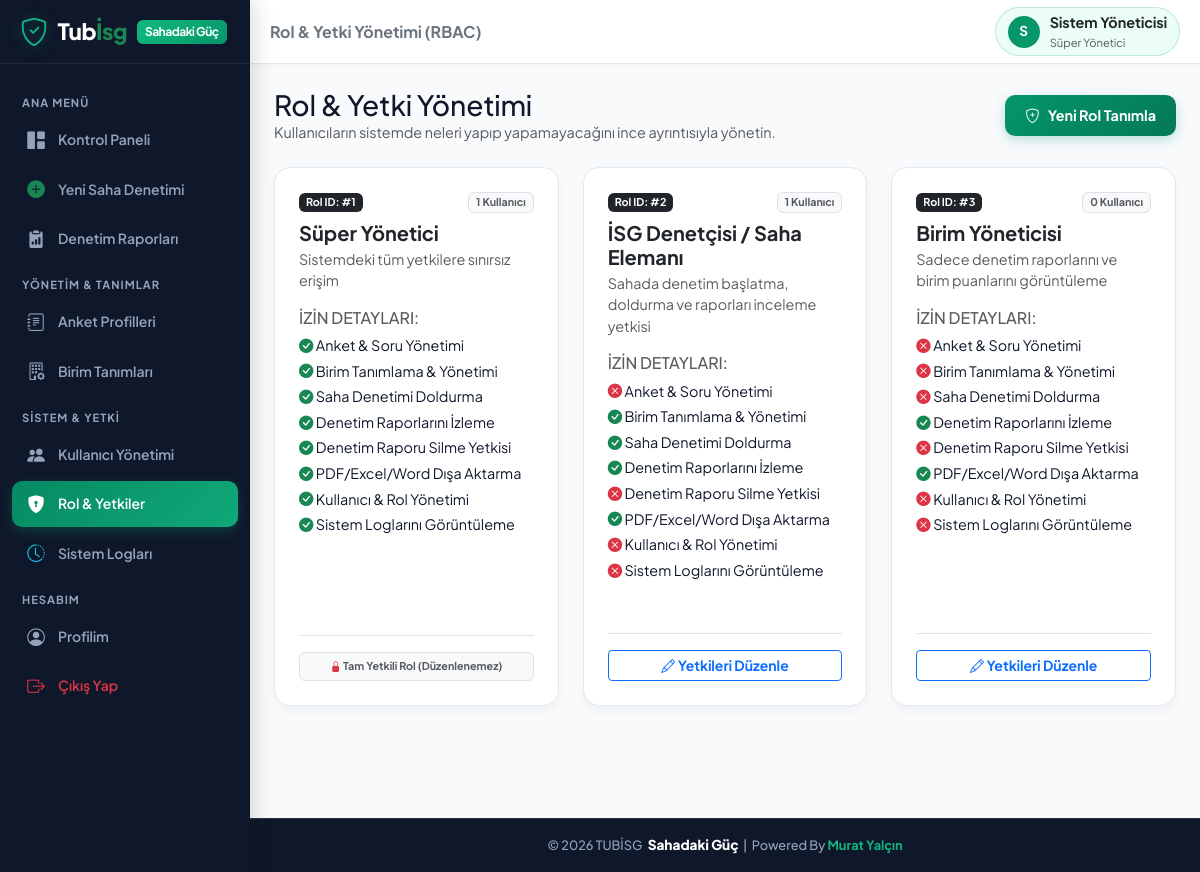
Before: /roles.php (signed in) with the older database file.
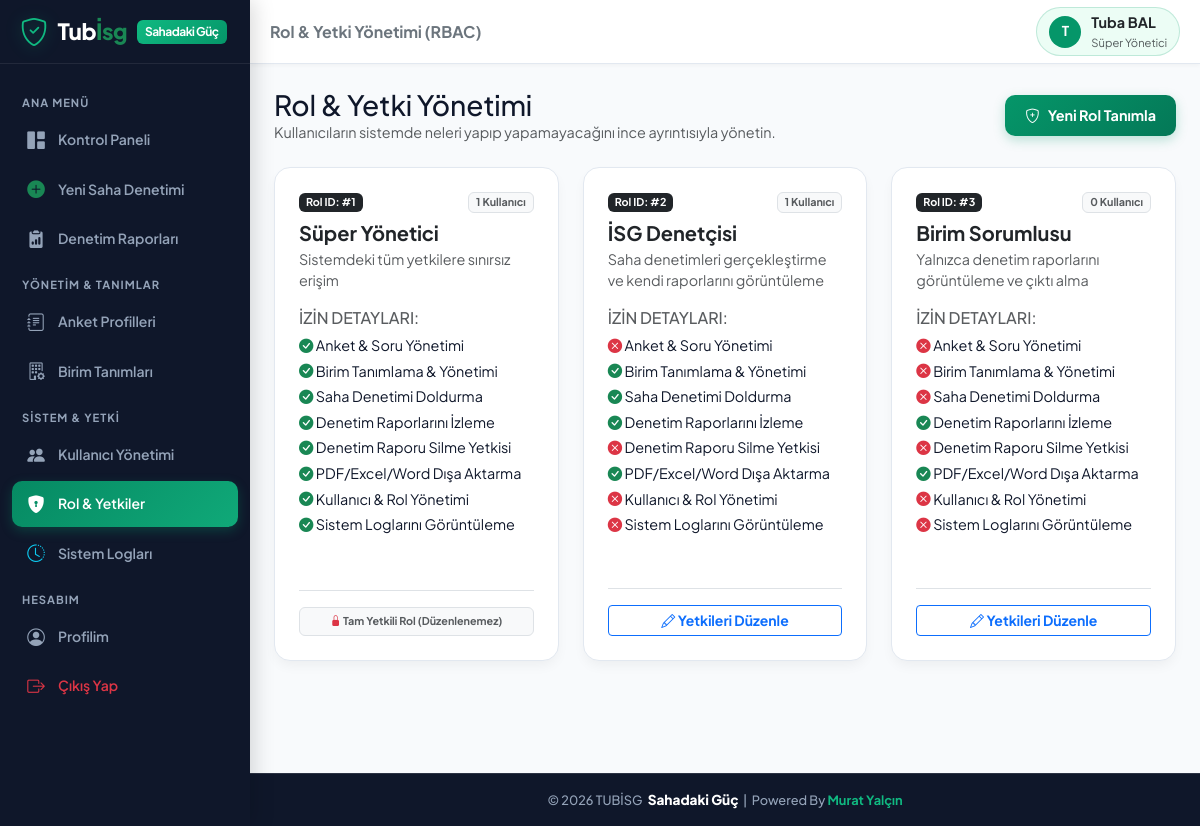
After: the same page with the newer database file.
### tables this page shows
CREATE TABLE IF NOT EXISTS `users` (
  `id` INT AUTO_INCREMENT PRIMARY KEY,
  `username` VARCHAR(50) NOT NULL UNIQUE,
  `password` VARCHAR(255) NOT NULL,
  `name_surname` VARCHAR(100) NOT NULL,
  `email` VARCHAR(100) NULL,
  `role_id` INT NOT NULL,
  `is_active` TINYINT(1) DEFAULT 1,
  `created_at` DATETIME DEFAULT CURRENT_TIMESTAMP,
  FOREIGN KEY (`role_id`) REFERENCES `roles`(`id`) ON DELETE CASCADE
);

CREATE TABLE IF NOT EXISTS `roles` (
  `id` INT AUTO_INCREMENT PRIMARY KEY,
  `role_name` VARCHAR(50) NOT NULL,
  `description` VARCHAR(255) NULL,
  `permissions` TEXT NOT NULL,
  `created_at` DATETIME DEFAULT CURRENT_TIMESTAMP
);

### includes/auth.php (called while the page is built, shortened)
<?php
function is_logged_in() {
    return isset($_SESSION['user_id']) && !empty($_SESSION['user_id']);
}
function get_current_user_data() {
    static $currentUserData = null;
    if ($currentUserData !== null) return $currentUserData;
    $db = getDB();
    $stmt = $db->prepare("
        SELECT u.*, r.role_name, r.permissions
        FROM users u
        JOIN roles r ON u.role_id = r.id
        WHERE u.id = ? AND u.is_active = 1
    ");
    $stmt->execute([$_SESSION['user_id']]);
    $user = $stmt->fetch();
    $currentUserData = $user;
    return $user;
}
function has_permission($permission_key) {
    $user = get_current_user_data();
    if ((int)$user['role_id'] === 1) {
        return true;
    }
    $permissions = json_decode($user['permissions'], true);
    return isset($permissions[$permission_key]) && $permissions[$permission_key] === true;
}
function require_permission($permission_key) {
    if (!has_permission($permission_key)) {
        echo '<div style="font-family:sans-serif; padding:30px; text-align:center; background:#fff0f0; border-radius:12px; margin:50px auto; max-width:500px; color:#9b2c2c;">'
            . '<h2>🚫 Erişim Engellendi</h2>'
            . '<p>Bu işlemi yapmak için gerekli yetkiniz bulunmamaktadır.</p>'
            . '<a href="index.php" style="display:inline-block; padding:10px 20px; background:#e53e3e; color:#fff; text-decoration:none; border-radius:8px; margin-top:15px;">Ana Sayfaya Dön</a>'
            . '</div>';
        exit;
    }
}

### roles.php (the view, shortened to what the changed rows need)
<?php
require_once __DIR__ . '/includes/auth.php';
require_permission('users_manage');
$db = getDB();
$roles = $db->query("SELECT r.*, COUNT(u.id) as user_count FROM roles r LEFT JOIN users u ON r.id = u.role_id GROUP BY r.id ORDER BY r.id ASC")->fetchAll();
include __DIR__ . '/includes/header.php';
?>
<div class="row g-4 mb-5">
  <?php foreach ($roles as $role): ?>
    <?php
    $perms = json_decode($role['permissions'], true) ?? [];
    $isSuperAdmin = (int)$role['id'] === 1;
    ?>
    <div class="col-12 col-md-6 col-lg-4">
      <div class="custom-card h-100 d-flex flex-column justify-content-between">
        <div>
          <div class="d-flex align-items-center justify-content-between mb-2">
            <span class="badge bg-dark text-white font-weight-bold">Rol ID: #<?php echo $role['id']; ?></span>
            <span class="badge bg-light text-muted border"><?php echo $role['user_count']; ?> Kullanıcı</span>
          </div>
          <h5 class="fw-bold text-dark mb-1"><?php echo htmlspecialchars($role['role_name']); ?></h5>
          <p class="text-muted fs-7 mb-3"><?php echo htmlspecialchars($role['description'] ?? ''); ?></p>
          <h6 class="fs-8 text-uppercase text-muted font-weight-bold mb-2">İzin Detayları:</h6>
          <ul class="list-unstyled fs-7 mb-0">
            <li class="mb-1">
              <i class="bi bi-<?php echo ($isSuperAdmin || !empty($perms['surveys_manage'])) ? 'check-circle-fill text-success' : 'x-circle-fill text-danger'; ?>"></i>
              Anket & Soru Yönetimi
            </li>
            <li class="mb-1">
              <i class="bi bi-<?php echo ($isSuperAdmin || !empty($perms['units_manage'])) ? 'check-circle-fill text-success' : 'x-circle-fill text-danger'; ?>"></i>
              Birim Tanımlama & Yönetimi
            </li>
            <li class="mb-1">
              <i class="bi bi-<?php echo ($isSuperAdmin || !empty($perms['audit_conduct'])) ? 'check-circle-fill text-success' : 'x-circle-fill text-danger'; ?>"></i>
              Saha Denetimi Doldurma
            </li>
            <li class="mb-1">
              <i class="bi bi-<?php echo ($isSuperAdmin || !empty($perms['audit_view'])) ? 'check-circle-fill text-success' : 'x-circle-fill text-danger'; ?>"></i>
              Denetim Raporlarını İzleme
            </li>
            <li class="mb-1">
              <i class="bi bi-<?php echo ($isSuperAdmin || !empty($perms['audit_delete'])) ? 'check-circle-fill text-success' : 'x-circle-fill text-danger'; ?>"></i>
              Denetim Raporu Silme Yetkisi
            </li>
            <li class="mb-1">
              <i class="bi bi-<?php echo ($isSuperAdmin || !empty($perms['reports_export'])) ? 'check-circle-fill text-success' : 'x-circle-fill text-danger'; ?>"></i>
              PDF/Excel/Word Dışa Aktarma
            </li>
            <li class="mb-1">
              <i class="bi bi-<?php echo ($isSuperAdmin || !empty($perms['users_manage'])) ? 'check-circle-fill text-success' : 'x-circle-fill text-danger'; ?>"></i>
              Kullanıcı & Rol Yönetimi
            </li>
            <li class="mb-1">
              <i class="bi bi-<?php echo ($isSuperAdmin || !empty($perms['logs_view'])) ? 'check-circle-fill text-success' : 'x-circle-fill text-danger'; ?>"></i>
              Sistem Loglarını Görüntüleme
            </li>
          </ul>
        </div>
        <div class="mt-4 pt-3 border-top text-end">
          <?php if (!$isSuperAdmin): ?>
            <button class="btn btn-sm btn-outline-primary fw-bold w-100" data-bs-toggle="modal" data-bs-target="#editRoleModal<?php echo $role['id']; ?>">
              <i class="bi bi-pencil"></i> Yetkileri Düzenle
            </button>
          <?php else: ?>
            <span class="badge bg-light text-muted border w-100 p-2"><i class="bi bi-lock-fill text-danger"></i> Tam Yetkili Rol (Düzenlenemez)</span>
          <?php endif; ?>
        </div>
      </div>
    </div>
  <?php endforeach; ?>
</div>
<?php include __DIR__ . '/includes/footer.php'; ?>

### includes/header.php (shortened to what the changed rows need)
<?php
require_once __DIR__ . '/auth.php';
$user = get_current_user_data();
?>
<!DOCTYPE html>
<html lang="tr">
<head>
  <link href="https://cdn.jsdelivr.net/npm/bootstrap@5.3.2/dist/css/bootstrap.min.css" rel="stylesheet">
  <link href="https://cdn.jsdelivr.net/npm/bootstrap-icons@1.11.2/font/bootstrap-icons.min.css" rel="stylesheet">
  <link href="assets/css/style.css" rel="stylesheet">
</head>
<body class="<?php echo is_logged_in() ? 'logged-in-mobile' : ''; ?>">
<div class="app-wrapper">
  <main class="main-content">
    <header class="top-navbar">
      <div class="d-flex align-items-center gap-3">
        <?php if ($user): ?>
        <a href="profile.php" class="user-profile-badge text-decoration-none" title="Profil Ayarları">
          <div class="avatar-circle">
            <?php echo mb_substr($user['name_surname'], 0, 1, 'UTF-8'); ?>
          </div>
          <div class="d-none d-md-block text-start">
            <div class="fw-bold fs-7 leading-tight text-dark"><?php echo htmlspecialchars($user['name_surname']); ?></div>
            <div class="text-muted fs-8" style="font-size:0.7rem;"><?php echo htmlspecialchars($user['role_name']); ?></div>
          </div>
        </a>
        <?php endif; ?>
      </div>
    </header>
    <div class="page-container">

Changed rows visible on the page:
changed users "Süper Yönetici": name_surname "S" → "T"; name_surname "Sistem Yöneticisi" → "Tuba BAL"
changed roles id 2: role_name "İSG Denetçisi / Saha Elemanı" → "İSG Denetçisi"; description "Sahada denetim başlatma, doldurma ve raporları inceleme yetkisi" → "Saha denetimleri gerçekleştirme ve kendi raporlarını görüntüleme"
changed roles id 3: role_name "Birim Yöneticisi" → "Birim Sorumlusu"; description "Sadece denetim raporlarını ve birim puanlarını görüntüleme" → "Yalnızca denetim raporlarını görüntüleme ve çıktı alma"
